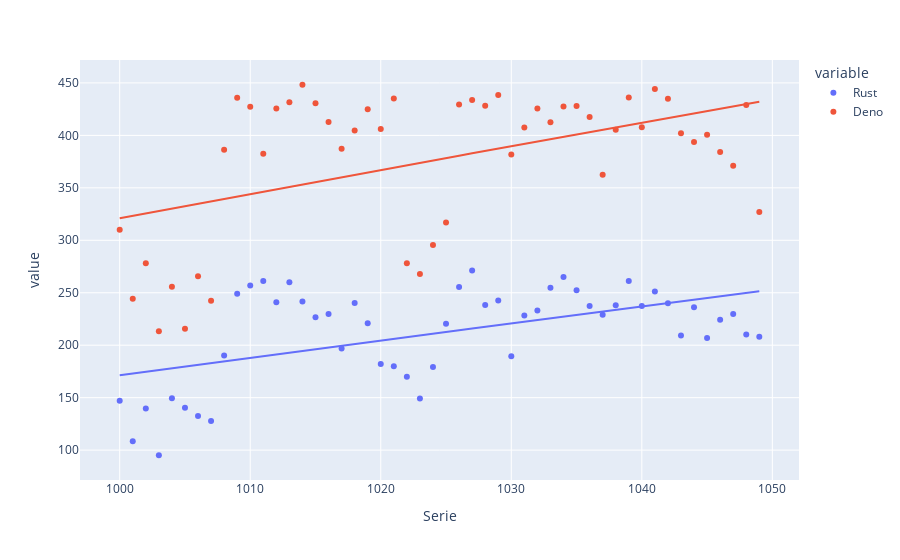

Notebook cell for this chart:
### Code cell
# Create trendlines
import plotly.express as px

fig_rs = px.scatter(hash_source_data, x="Serie", y=["Rust", "Deno"], trendline="ols", trendline_options=dict(log_x=True))
fig_rs.show()
